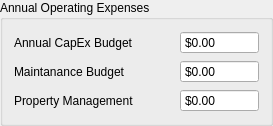
            <widget class="QGroupBox" name="groupBox_annualOperatingExpensesOp">
             <property name="styleSheet">
              <string notr="true"/>
             </property>
             <property name="title">
              <string>Annual Operating Expenses</string>
             </property>
             <layout class="QGridLayout" name="gridLayout_13">
              <item row="0" column="0">
               <layout class="QHBoxLayout" name="horizontalLayout_62">
                <item>
                 <widget class="QLabel" name="label_63">
                  <property name="sizePolicy">
                   <sizepolicy hsizetype="MinimumExpanding" vsizetype="Preferred">
                    <horstretch>0</horstretch>
                    <verstretch>0</verstretch>
                   </sizepolicy>
                  </property>
                  <property name="text">
                   <string>Annual CapEx Budget</string>
                  </property>
                 </widget>
                </item>
                <item>
                 <spacer name="horizontalSpacer_61">
                  <property name="orientation">
                   <enum>Qt::Orientation::Horizontal</enum>
                  </property>
                  <property name="sizeHint" stdset="0">
                   <size>
                    <width>40</width>
                    <height>20</height>
                   </size>
                  </property>
                 </spacer>
                </item>
                <item>
                 <widget class="QDoubleSpinBox" name="doubleSpinBox_annualCapexBudgetOp">
                  <property name="toolTip">
                   <string>Please fill Annual CapEx Budget in %, Rental Income</string>
                  </property>
                  <property name="readOnly">
                   <bool>true</bool>
                  </property>
                  <property name="buttonSymbols">
                   <enum>QAbstractSpinBox::ButtonSymbols::NoButtons</enum>
                  </property>
                  <property name="prefix">
                   <string>$</string>
                  </property>
                  <property name="minimum">
                   <double>-100000000.000000000000000</double>
                  </property>
                  <property name="maximum">
                   <double>9999999999.989999771118164</double>
                  </property>
                 </widget>
                </item>
               </layout>
              </item>
              <item row="1" column="0">
               <layout class="QHBoxLayout" name="horizontalLayout_63">
                <item>
                 <widget class="QLabel" name="label_64">
                  <property name="sizePolicy">
                   <sizepolicy hsizetype="MinimumExpanding" vsizetype="Preferred">
                    <horstretch>0</horstretch>
                    <verstretch>0</verstretch>
                   </sizepolicy>
                  </property>
                  <property name="text">
                   <string>Maintanance Budget</string>
                  </property>
                 </widget>
                </item>
                <item>
                 <spacer name="horizontalSpacer_62">
                  <property name="orientation">
                   <enum>Qt::Orientation::Horizontal</enum>
                  </property>
                  <property name="sizeHint" stdset="0">
                   <size>
                    <width>40</width>
                    <height>20</height>
                   </size>
                  </property>
                 </spacer>
                </item>
                <item>
                 <widget class="QDoubleSpinBox" name="doubleSpinBox_maintananceBudgetOp">
                  <property name="toolTip">
                   <string>Please fill Maintanance Budget in %, Rental Income</string>
                  </property>
                  <property name="readOnly">
                   <bool>true</bool>
                  </property>
                  <property name="buttonSymbols">
                   <enum>QAbstractSpinBox::ButtonSymbols::NoButtons</enum>
                  </property>
                  <property name="prefix">
                   <string>$</string>
                  </property>
                  <property name="minimum">
                   <double>-100000000.000000000000000</double>
                  </property>
                  <property name="maximum">
                   <double>9999999999.989999771118164</double>
                  </property>
                 </widget>
                </item>
               </layout>
              </item>
              <item row="2" column="0">
               <layout class="QHBoxLayout" name="horizontalLayout_64">
                <item>
                 <widget class="QLabel" name="label_65">
                  <property name="sizePolicy">
                   <sizepolicy hsizetype="MinimumExpanding" vsizetype="Preferred">
                    <horstretch>0</horstretch>
                    <verstretch>0</verstretch>
                   </sizepolicy>
                  </property>
                  <property name="text">
                   <string>Property Management</string>
                  </property>
                 </widget>
                </item>
                <item>
                 <spacer name="horizontalSpacer_63">
                  <property name="orientation">
                   <enum>Qt::Orientation::Horizontal</enum>
                  </property>
                  <property name="sizeHint" stdset="0">
                   <size>
                    <width>40</width>
                    <height>20</height>
                   </size>
                  </property>
                 </spacer>
                </item>
                <item>
                 <widget class="QDoubleSpinBox" name="doubleSpinBox_propertyManagementOp">
                  <property name="toolTip">
                   <string>Please fill Property Management in %, Gross Annual Operating Income</string>
                  </property>
                  <property name="readOnly">
                   <bool>true</bool>
                  </property>
                  <property name="buttonSymbols">
                   <enum>QAbstractSpinBox::ButtonSymbols::NoButtons</enum>
                  </property>
                  <property name="prefix">
                   <string>$</string>
                  </property>
                  <property name="minimum">
                   <double>-100000000.000000000000000</double>
                  </property>
                  <property name="maximum">
                   <double>9999999999.989999771118164</double>
                  </property>
                 </widget>
                </item>
               </layout>
              </item>
             </layout>
            </widget>
